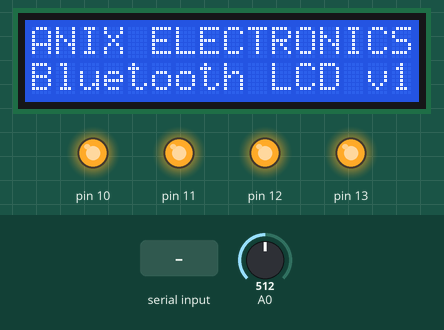
Bench run of a sketch on a simulated Arduino Uno, built with avr-gcc and run on an emulated ATmega328P. Parts: 16×2 character LCD, output pins drawn as LEDs (lit = HIGH). Dashed ring = blinking. The test bench sets the inputs (shaded band); at power-on: A0 = 512.

Above: at 0.1 s.
3.8 s: "2" received over Serial
At 4.11 s:
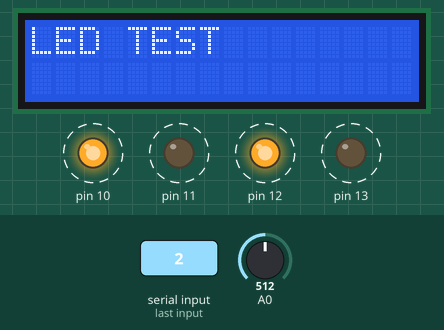
5.9 s: "3" received over Serial
At 7.6 s:
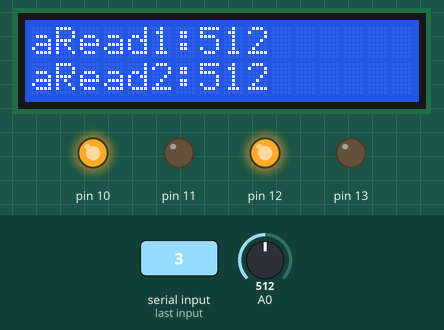
8.1 s: "1" received over Serial
At 9.4 s:
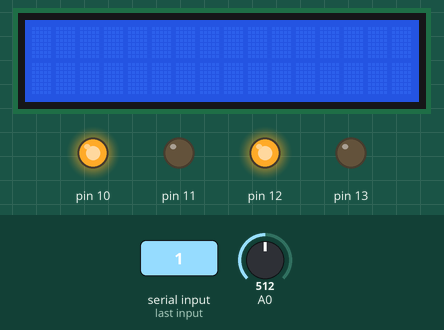
Timing chart, 0 to 11.1 s (numbered marks = the images above; inputs shaded):
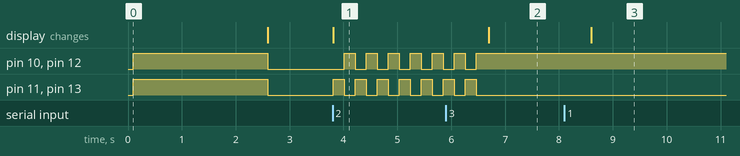

The sketch:

Bluetooth_LCD.ino
```cpp
#include <Wire.h>
#include <LiquidCrystal_I2C.h>
String message;
LiquidCrystal_I2C lcd(0x27, 2, 1, 0, 4, 5, 6, 7, 3, POSITIVE);
int Process;
void setup() {
  Process=0;
  pinMode(10,OUTPUT);
  pinMode(11,OUTPUT);
  pinMode(12,OUTPUT);
  pinMode(13,OUTPUT);
  Serial.begin (9600);
  lcd.begin(16,2);
  lcd.setCursor(0,0);
  lcd.print("ANIX ELECTRONICS");
  lcd.setCursor(0,1);
  lcd.print("Bluetooth LCD v1");
  digitalWrite(10,HIGH);
  digitalWrite(11,HIGH);
  digitalWrite(12,HIGH);
  digitalWrite(13,HIGH);
  delay(2500);
  // S1
  digitalWrite(10,LOW);
  digitalWrite(11,LOW);
  digitalWrite(12,LOW);
  digitalWrite(13,LOW);

  lcd.clear();
  lcd.setCursor(0,0);


}

void loop() {

  while(Serial.available())
  {//while there is data available on the serial monitor
    message+=char(Serial.read());//store string from serial command
  }
  if(!Serial.available())
  {

    if(Process==0){

    if(message=="!"){
       lcd.clear();
       message="";
      }

      if(message=="-"){
       lcd.setCursor(0,1);
       message="";

      }

      if(message=="+"){
       lcd.setCursor(0,0);
       message="";
      }


    if(message!="")
    {//if data is available
      lcd.print(message); //show the data
      }


    }


    if(Process==1){
      lcd.setCursor(0,0);
      lcd.print("LED TEST");
      digitalWrite(13,HIGH);
      digitalWrite(12,LOW);
      digitalWrite(11,HIGH);
      digitalWrite(10,LOW);
      delay(200);
      digitalWrite(13,LOW);
      digitalWrite(12,HIGH);
      digitalWrite(11,LOW);
      digitalWrite(10,HIGH);
      delay(200);
    }


    if(Process==2){

     int a = analogRead(A0);
     int b = analogRead(A0);
     lcd.setCursor(0,0);
     lcd.print("aRead1:");
     lcd.print(a);
       lcd.print("   ");
     lcd.setCursor(0,1);
     lcd.print("aRead2:");
     lcd.print(b);
       lcd.print("   ");
     delay(250);


    }


    if(message=="1"){
     Process=0;
     lcd.clear();
    }
    if(message=="2"){
     Process=1;
     lcd.clear();

    }
    if(message=="3"){
     Process=2;
     lcd.clear();

    }


      message="";// CLEAR DATA FROM Var . Avoiding loop Error


}

}
```

Measured:
- after the input at 3.8 s, pin 10, pin 12: alternates HIGH for 0.21 s and LOW for 0.20 s, starting after 0.21 s; pin 11, pin 13: alternates HIGH for 0.20 s and LOW for 0.21 s, starting at once; the display: changes at once (image 1)
- after the input at 5.9 s, pin 10, pin 12: goes on until 6.5 s, then stays HIGH; pin 11, pin 13: goes on until 6.5 s, then stays LOW; the display: changes after 0.79 s (image 2)
- after the input at 8.1 s, the display: changes after 0.50 s (image 3)
